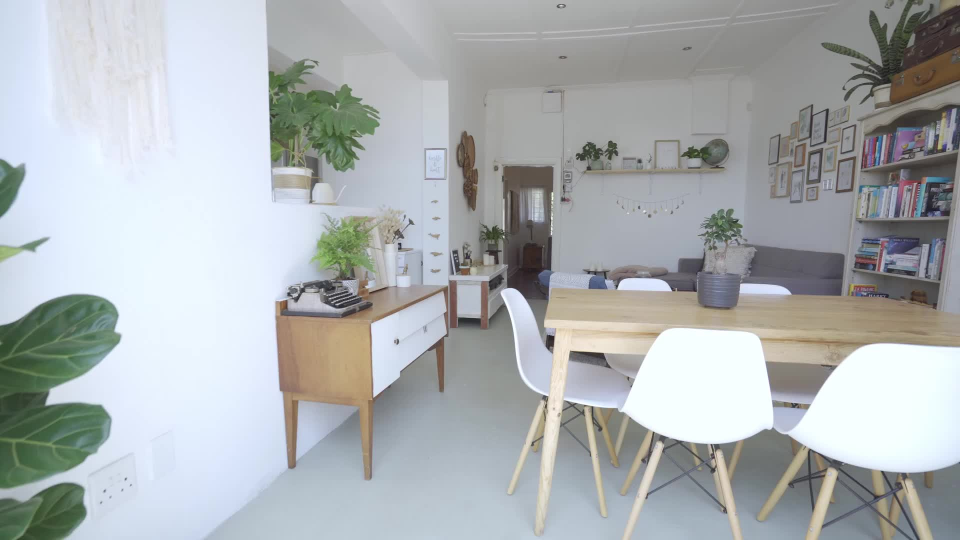
#> input picture src/CUT3R/examples/001/frame_0001.jpg, 1920 x 1080 px (shown at 1/2 size)
$ python -i opencv_vo.py   (imports and definitions only)
#> lines starting #> are read from the running program, lines starting #| are printed output that depends on the picture
#!/usr/bin/env python
"""OpenCV monocular visual-odometry control arm (v0) for the DROID wrist harness.

Design of record: OPENCV_VO_DESIGN.md (repo root). Every decided choice is hard-coded;
every still-open decision is a CLI switch so the options can be scored head to head.

Pipeline (per scene, offline, images only + the model's own predicted focal):
  frames  : the eval loader's 320x192 cover frames (load_images_cover), grayscale
  K       : fx=fy = per-scene median of the model's predicted focal (preds camera/*.npz), pp = image centre
  frontend: Shi-Tomasi (1000, 0.01, 5) + pyramidal LK (OpenCV defaults) + forward-backward check < 1 px;
            persistent tracks, new corners only at keyframes (existing tracks masked out)
  bootstrap: frame 0 vs first frame whose median track displacement >= 5 px; findEssentialMat(RANSAC 0.5 px,
            0.999) + recoverPose; cheirality count >= min_inliers else keep waiting; triangulate (cheirality +
            reprojection < 2 px); frames 1..b-1 filled retroactively by PnP against the bootstrap map
  tracking: solvePnPRansac(ITERATIVE, 2 px, 0.999, 1000) + solvePnPRefineLM; no initial guess; no fallback solver
  keyframe: median track displacement since last keyframe >= 5 px -> triangulate new points (KF-to-KF),
            detect new corners
  output  : camera/%06d.npz with pose (c2w, 4x4) + intrinsics, for every frame; diag.csv per scene

Open-decision switches: --new_points, --cull, --min_inliers, --fail_policy, --refine, --lever (see argparse).
"""
import argparse
import csv
import glob
import json
import os
import sys
import time

import numpy as np
import cv2
import PIL.Image

# [1 line not run here, left out]

# ----------------------------------------------------------------------------- decided constants
MAX_CORNERS, QUALITY, MIN_DIST = 1000, 0.01, 5
FB_THRESH = 1.0
PARALLAX_PX = 5.0
E_THRESH, E_CONF = 0.5, 0.999
PNP_THRESH, PNP_CONF, PNP_ITERS = 2.0, 0.999, 1000   # PNP_THRESH may be overridden by --pnp_thresh
TRI_REPROJ = 2.0
MAX_TRACK_LEN_BEFORE_BOOT = 400


def load_gray_cover(path, size=320, patch=16):
    """Exactly load_images_cover's geometry (scale to cover 320x192, centre crop), then grayscale."""
#> called with path = '../src/CUT3R/examples/001/frame_0001.jpg', size = 320, patch = 16
    img = PIL.Image.open(path).convert("RGB")
#> img is the input picture: PIL image 1920x1080 RGB; mean R, G, B 172.3, 176.9, 178.7
    W1, H1 = img.size
#> W1 = 1920; H1 = 1080
    tw = max(patch, (int(size) // patch) * patch)
    th = ((H1 * tw + W1 * patch - 1) // (W1 * patch)) * patch
#> th = 192
    scale = max(tw / W1, th / H1)
#> scale = 0.178
    new_w = max(tw, int(round(W1 * scale))); new_h = max(th, int(round(H1 * scale)))
#> after `new_w = max(tw, int(round(W1 * scale)))`: new_w = 341
#> after `new_h = max(th, int(round(H1 * scale)))`: new_h = 192
    interp = PIL.Image.BICUBIC if scale >= 1 else PIL.Image.LANCZOS
#> interp = 1
    img = img.resize((new_w, new_h), interp)
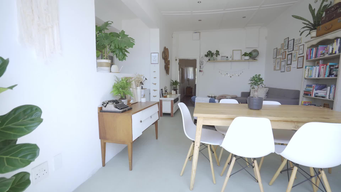
#> img: PIL image 341x192 RGB; mean R, G, B 172.3, 176.9, 178.7
    left = (new_w - tw) // 2; top = (new_h - th) // 2
#> after `left = (new_w - tw) // 2`: left = 10
#> after `top = (new_h - th) // 2`: top = 0
    img = img.crop((left, top, left + tw, top + th))
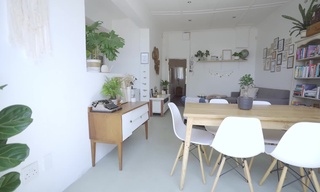
#> img: PIL image 320x192 RGB; mean R, G, B 174.2, 178.6, 180.5
    return cv2.cvtColor(np.asarray(img), cv2.COLOR_RGB2GRAY)
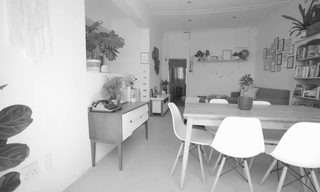
#> returned value: shape (192, 320); min 29, max 255, mean 177.5


# [54 lines left out: functions selfcal_focal, model_K, not called in this run]


def rt_to_T(R, t):
    T = np.eye(4); T[:3, :3] = R; T[:3, 3] = np.asarray(t).ravel(); return T


class Tracks:
    """Live 2D tracks (structure of arrays)."""

    # [6 lines left out: function __init__, not called in this run]

    def __len__(self): return len(self.pos)

    # [7 lines left out: function add, not called in this run]

    def keep(self, mask):
        self.pos, self.kf_pos, self.mp, self.ids = self.pos[mask], self.kf_pos[mask], self.mp[mask], self.ids[mask]


# [392 lines left out: functions detect, lk_step, triangulate_pair, pnp, local_ba, run_scene and 1 more, not called in this run]


# [2 lines not run here, left out]

>>> result = load_gray_cover('../src/CUT3R/examples/001/frame_0001.jpg')

$ run again, on src/CUT3R/examples/001/frame_0003.jpg
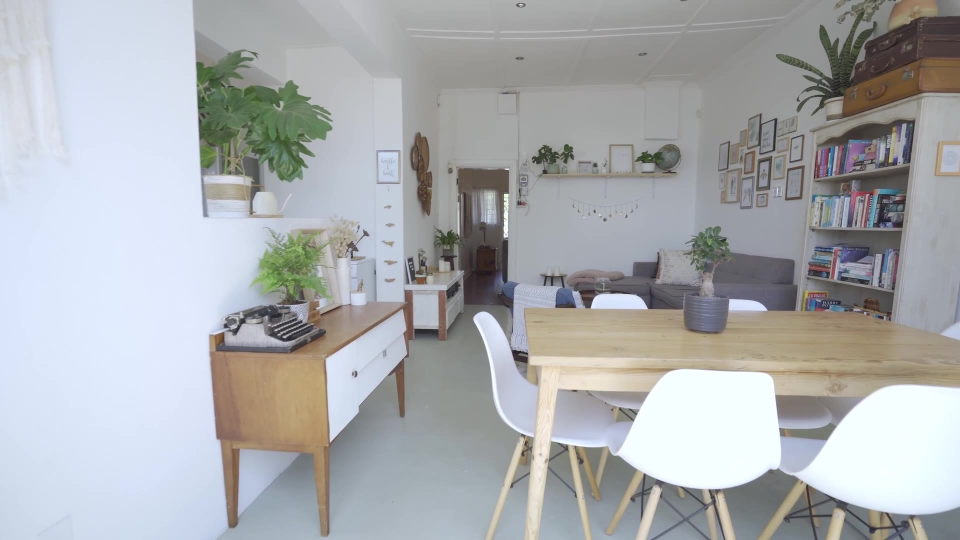
#> input picture src/CUT3R/examples/001/frame_0003.jpg, 1920 x 1080 px (shown at 1/2 size)
#> in load_gray_cover, img is the input picture: PIL image 1920x1080 RGB; mean R, G, B 170.8, 173.2, 175.7
#> in load_gray_cover, `img = img.crop((left, top, left + tw, top + th))`:
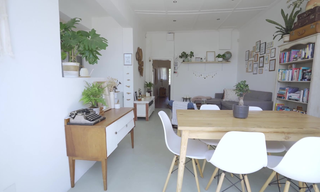
#> img: PIL image 320x192 RGB; mean R, G, B 169.7, 171.8, 174
#> in load_gray_cover, `return cv2.cvtColor(np.asarray(img), cv2.COLOR_RGB2GRAY)`:
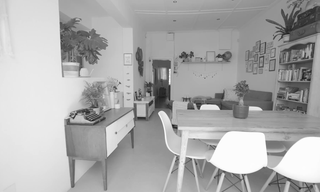
#> returned value: shape (192, 320); min 27, max 255, mean 171.4

$ run again, on src/CUT3R/examples/001/frame_0004.jpg
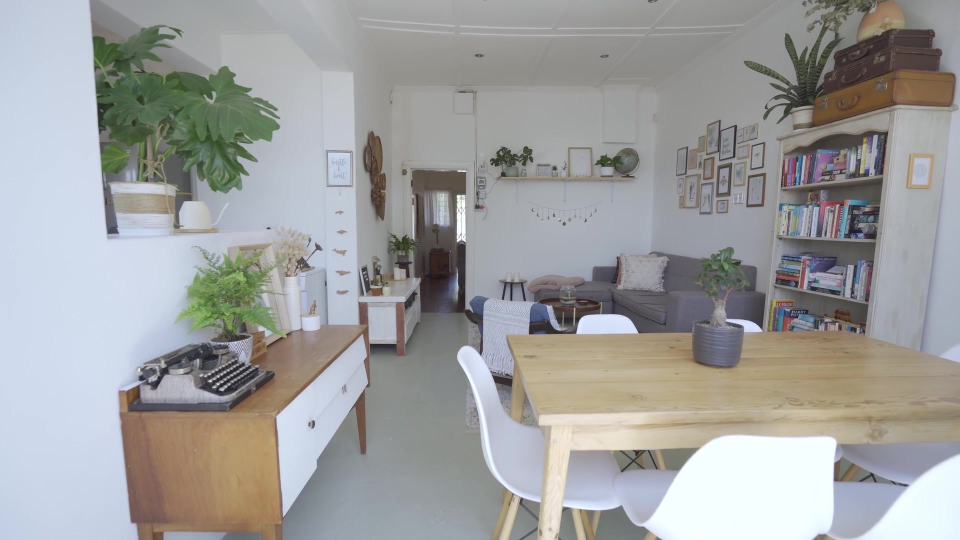
#> input picture src/CUT3R/examples/001/frame_0004.jpg, 1920 x 1080 px (shown at 1/2 size)
#> in load_gray_cover, img is the input picture: PIL image 1920x1080 RGB; mean R, G, B 158.8, 159.2, 158.7
#> in load_gray_cover, `img = img.crop((left, top, left + tw, top + th))`:
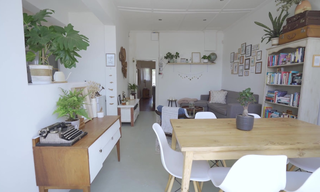
#> img: PIL image 320x192 RGB; mean R, G, B 157, 157.1, 155.9
#> in load_gray_cover, `return cv2.cvtColor(np.asarray(img), cv2.COLOR_RGB2GRAY)`:
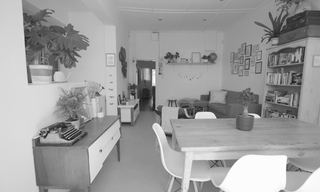
#> returned value: shape (192, 320); min 23, max 254, mean 156.9

$ run again, on src/CUT3R/examples/001/frame_0005.jpg
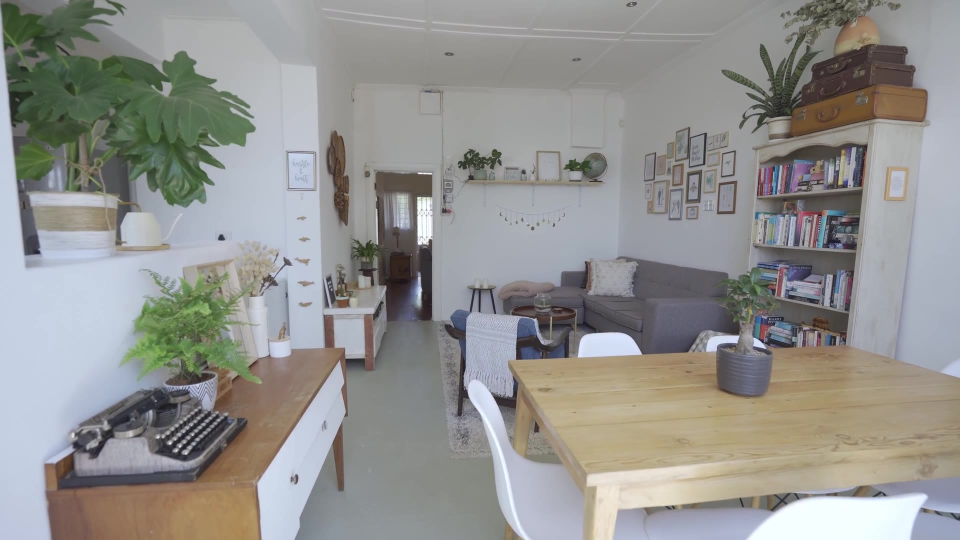
#> input picture src/CUT3R/examples/001/frame_0005.jpg, 1920 x 1080 px (shown at 1/2 size)
#> in load_gray_cover, img is the input picture: PIL image 1920x1080 RGB; mean R, G, B 146.8, 146.5, 143.7
#> in load_gray_cover, `img = img.crop((left, top, left + tw, top + th))`:
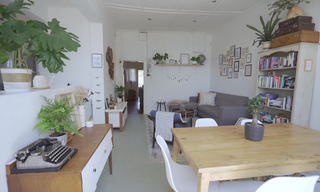
#> img: PIL image 320x192 RGB; mean R, G, B 145.7, 144.9, 141.5
#> in load_gray_cover, `return cv2.cvtColor(np.asarray(img), cv2.COLOR_RGB2GRAY)`:
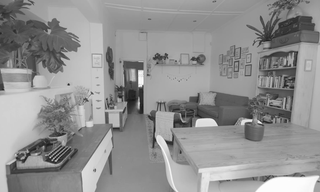
#> returned value: shape (192, 320); min 17, max 254, mean 144.8
